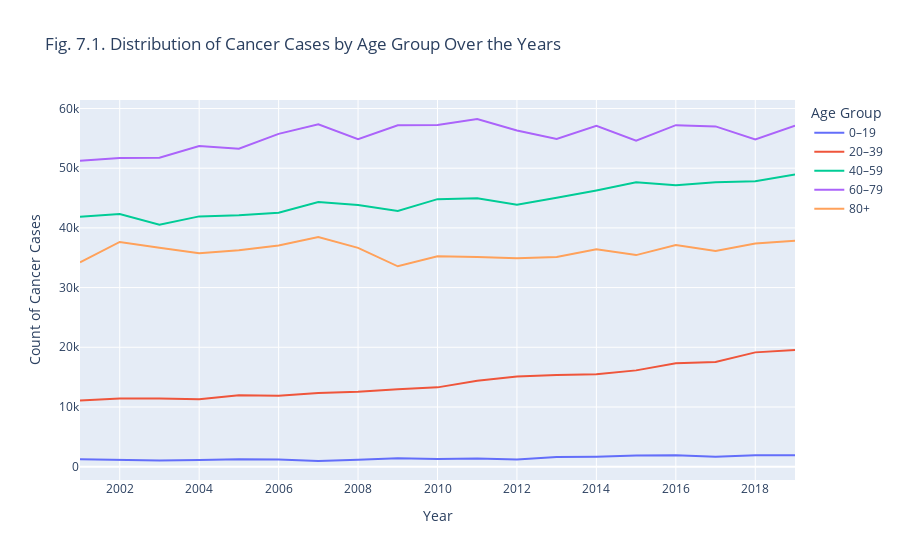

The notebook cell saved with this chart:
### Markdown cell above
#### 5.0.3.1. "Distribution of Cancer Cases by Age Group Over the Years <a id='Cancer-age-group'></a>

### Code cell
# Group the data by 'Year' and 'Age group (years)' and sum the counts for each group
df_age_over_years = IHMEGDX.groupby(['Year', 'Age group (years)'])['Count for cancer type'].sum().reset_index()

# Plotting the line chart
fig = px.line(df_age_over_years, 
              x='Year', 
              y='Count for cancer type', 
              color='Age group (years)', 
              title='Fig. 7.1. Distribution of Cancer Cases by Age Group Over the Years',
              labels={'Year': 'Year', 'Count for cancer type': 'Count of Cancer Cases', 'Age group (years)': 'Age Group'})

fig.show()

### Figure 1 — Plotly figure (JSON) as saved in the notebook; plotly's stock layout.template omitted (floating-point values rounded to 4 significant figures)
{"data": [{"hovertemplate": "Age Group=0–19<br>Year=%{x}<br>Count of Cancer Cases=%{y}<extra></extra>", "legendgroup": "0–19", "line": {"color": "#636efa", "dash": "solid"}, "marker": {"symbol": "circle"}, "mode": "lines", "name": "0–19", "orientation": "v", "showlegend": true, "type": "scatter", "x": [2001, 2002, 2003, 2004, 2005, 2006, 2007, 2008, 2009, 2010, 2011, 2012, 2013, 2014, 2015, 2016, 2017, 2018, 2019], "xaxis": "x", "y": [1248, 1165, 1035, 1134, 1240, 1190, 951, 1174, 1411, 1270, 1349, 1199, 1620, 1671, 1868, 1899, 1667, 1906, 1928], "yaxis": "y"}, {"hovertemplate": "Age Group=20–39<br>Year=%{x}<br>Count of Cancer Cases=%{y}<extra></extra>", "legendgroup": "20–39", "line": {"color": "#EF553B", "dash": "solid"}, "marker": {"symbol": "circle"}, "mode": "lines", "name": "20–39", "orientation": "v", "showlegend": true, "type": "scatter", "x": [2001, 2002, 2003, 2004, 2005, 2006, 2007, 2008, 2009, 2010, 2011, 2012, 2013, 2014, 2015, 2016, 2017, 2018, 2019], "xaxis": "x", "y": [11078, 11413, 11405, 11311, 11966, 11876, 12340, 12571, 12990, 13285, 14382, 15097, 15351, 15465, 16130, 17315, 17545, 19148, 19565], "yaxis": "y"}, {"hovertemplate": "Age Group=40–59<br>Year=%{x}<br>Count of Cancer Cases=%{y}<extra></extra>", "legendgroup": "40–59", "line": {"color": "#00cc96", "dash": "solid"}, "marker": {"symbol": "circle"}, "mode": "lines", "name": "40–59", "orientation": "v", "showlegend": true, "type": "scatter", "x": [2001, 2002, 2003, 2004, 2005, 2006, 2007, 2008, 2009, 2010, 2011, 2012, 2013, 2014, 2015, 2016, 2017, 2018, 2019], "xaxis": "x", "y": [41860.0, 42330.0, 40520.0, 41930.0, 42100.0, 42540.0, 44320.0, 43820.0, 42840.0, 44820.0, 44950.0, 43880.0, 45060.0, 46280.0, 47650.0, 47160.0, 47630.0, 47820.0, 48950.0], "yaxis": "y"}, {"hovertemplate": "Age Group=60–79<br>Year=%{x}<br>Count of Cancer Cases=%{y}<extra></extra>", "legendgroup": "60–79", "line": {"color": "#ab63fa", "dash": "solid"}, "marker": {"symbol": "circle"}, "mode": "lines", "name": "60–79", "orientation": "v", "showlegend": true, "type": "scatter", "x": [2001, 2002, 2003, 2004, 2005, 2006, 2007, 2008, 2009, 2010, 2011, 2012, 2013, 2014, 2015, 2016, 2017, 2018, 2019], "xaxis": "x", "y": [51270.0, 51700.0, 51750.0, 53720.0, 53280.0, 55740.0, 57370.0, 54880.0, 57190.0, 57240.0, 58240.0, 56310.0, 54880.0, 57100.0, 54590.0, 57210.0, 57000.0, 54810.0, 57130.0], "yaxis": "y"}, {"hovertemplate": "Age Group=80+<br>Year=%{x}<br>Count of Cancer Cases=%{y}<extra></extra>", "legendgroup": "80+", "line": {"color": "#FFA15A", "dash": "solid"}, "marker": {"symbol": "circle"}, "mode": "lines", "name": "80+", "orientation": "v", "showlegend": true, "type": "scatter", "x": [2001, 2002, 2003, 2004, 2005, 2006, 2007, 2008, 2009, 2010, 2011, 2012, 2013, 2014, 2015, 2016, 2017, 2018, 2019], "xaxis": "x", "y": [34240.0, 37650.0, 36680.0, 35750.0, 36240.0, 37050.0, 38480.0, 36650.0, 33560.0, 35230.0, 35120.0, 34920.0, 35110.0, 36410.0, 35440.0, 37110.0, 36120.0, 37370.0, 37850.0], "yaxis": "y"}], "layout": {"legend": {"title": {"text": "Age Group"}, "tracegroupgap": 0}, "title": {"text": "Fig. 7.1. Distribution of Cancer Cases by Age Group Over the Years"}, "xaxis": {"anchor": "y", "domain": [0, 1], "title": {"text": "Year"}}, "yaxis": {"anchor": "x", "domain": [0, 1], "title": {"text": "Count of Cancer Cases"}}}}
